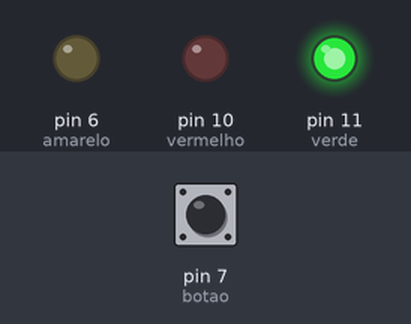
Simulated run of this sketch. Board: Arduino Uno, built with avr-gcc and run on an emulated ATmega328P. Parts: output pins drawn as LEDs (lit = HIGH). The inputs (shaded band) are chosen by the test bench; at power-on: pin 7 (botao) HIGH.

Above: at 5.0 s.
At 11.0 s:
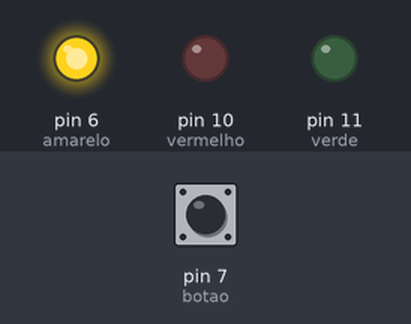
At 14.5 s:
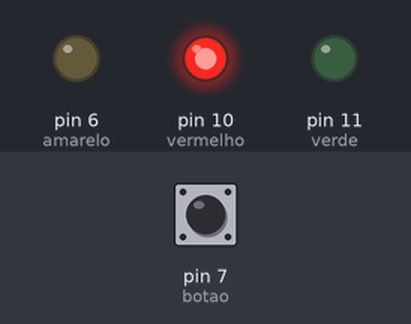
Timing chart, 0 to 22.1 s (numbered marks = the images above):
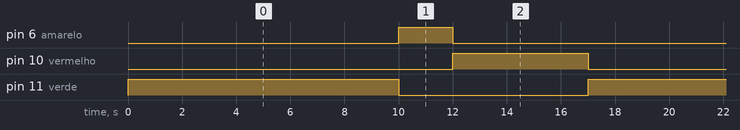

Measured:
- by itself, pin 6 (amarelo): alternates HIGH for 2.0 s and LOW for 15.0 s
- by itself, pin 10 (vermelho): alternates HIGH for 5.0 s and LOW for 12.0 s
- by itself, pin 11 (verde): alternates HIGH for 10.0 s and LOW for 7.0 s

The sketch:

lab05.ino
```cpp
int verde = 11;
int amarelo = 6;
int vermelho = 10;
int botao = 7;  // Pino do botão
bool botaoPressionado = false;

void setup() {
  pinMode(verde, OUTPUT);
  pinMode(amarelo, OUTPUT);
  pinMode(vermelho, OUTPUT);
  pinMode(botao, INPUT_PULLUP);  // Configura o botão com resistor de pull-up
}

void loop() {
  if (digitalRead(botao) == LOW) {
    botaoPressionado = true;
  }

  // Ciclo do semáforo
  digitalWrite(verde, HIGH);
  delay(botaoPressionado ?  5000 : 10000);  // Verde: 10 segundos se o botão foi pressionado, 5 segundos se não

  digitalWrite(verde, LOW);
  digitalWrite(amarelo, HIGH);
  delay(2000);  // Amarelo: 2 segundos

  digitalWrite(amarelo, LOW);
  digitalWrite(vermelho, HIGH);
  delay(5000);  // Vermelho: 5 segundos

  digitalWrite(vermelho, LOW);

  // Reseta o estado do botão após o ciclo completo
  botaoPressionado = false;
}
```
